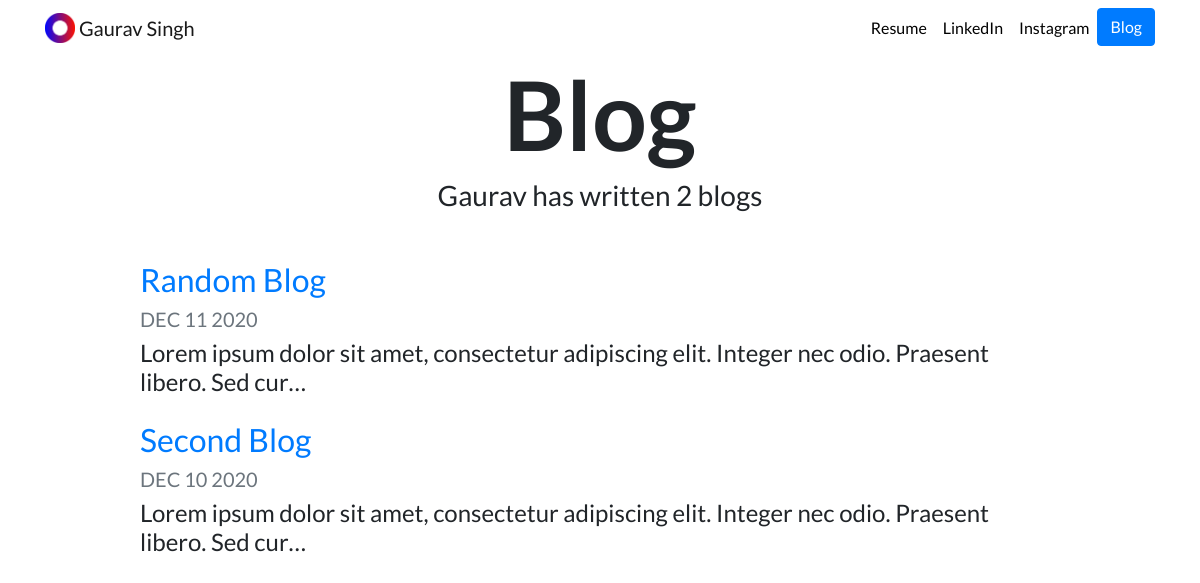
Screenshot of /blog/ with the database file from the repository.
### blog/models.py (models this page shows, shortened)
class Blog(models.Model):
    title = models.CharField(max_length=200)
    description = models.TextField()
    date = models.DateField()

### blog/views.py (the view)
# urls.py: path('', views.all_blogs, name='all_blogs'),
def all_blogs(request):
    blogs = Blog.objects.order_by('-date')
    return render(request, 'blog/all_blogs.html', {'blogs':blogs})

### blog/templates/blog/all_blogs.html
{% extends "portfolio/base.html" %}
{% load static %}
{% block content %}
<h2 id="blogtitle" class="font-weight-bold text-center">Blog</h2>
<h3 class="text-center mb-5">Gaurav has written {{ blogs.count }} blog{{ blogs.count|pluralize }}</h3>
{% for blog in blogs %}
<div class="row justify-content-center my-3">
  <div class="col-md-10">
    <a href="{% url 'blog:detail' blog.id %}">
      <h2>{{ blog.title }}</h2>
    </a>
    <h5 class="text-muted">{{ blog.date|date:'M d Y'|upper }}</h5>
    <h4>{{ blog.description|striptags|truncatechars:100 }}</h4>
  </div>
</div>
{% endfor %}
{% endblock %}

### portfolio/static/portfolio/custom.css (style rules this page uses)
body { font-family: 'Lato', sans-serif; }
#blogtitle { font-size: 6rem; }

### rows the page displays
Blog: title "Random Blog", date "DEC 11 2020", description "Lorem ipsum dolor sit amet, consectetur adipiscing elit. Integer nec odio. Praesent libero. Sed cur…"
Blog: title "Second Blog", date "DEC 10 2020", description "Lorem ipsum dolor sit amet, consectetur adipiscing elit. Integer nec odio. Praesent libero. Sed cur…"

### other values shown
{{ blogs.count }} "2"
